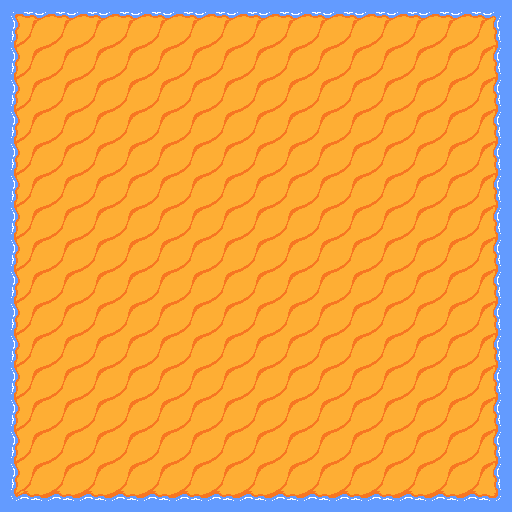

Rendered tile map (Tiled .tmx) drawn with the repository's tilesets; below, a short description and the full map source, tile grids included:
An orthogonal 16x16 tile map with 32x32 px tiles, 1 tile layer (Ground) and 3 objects.

<map version="1.10" tiledversion="1.10.2" orientation="orthogonal" renderorder="right-down" width="16" height="16" tilewidth="32" tileheight="32" infinite="0" nextlayerid="6" nextobjectid="5">
 <editorsettings>
  <export target="../public/tiles/dungeon-01.json" format="json" />
 </editorsettings>
 <tileset firstgid="1" name="BeachTileset" tilewidth="32" tileheight="32" tilecount="162" columns="18">
  <image source="../public/tiles/BeachTileset.png" width="576" height="288" />
  <tile id="55">
   <properties>
    <property name="collides" type="bool" value="true" />
   </properties>
  </tile>
  <tile id="56">
   <properties>
    <property name="collides" type="bool" value="true" />
   </properties>
  </tile>
  <tile id="57">
   <properties>
    <property name="collides" type="bool" value="true" />
   </properties>
  </tile>
  <tile id="58">
   <properties>
    <property name="collides" type="bool" value="true" />
   </properties>
  </tile>
  <tile id="59">
   <properties>
    <property name="collides" type="bool" value="true" />
   </properties>
  </tile>
  <tile id="73">
   <properties>
    <property name="collides" type="bool" value="true" />
   </properties>
  </tile>
  <tile id="75">
   <properties>
    <property name="collides" type="bool" value="true" />
   </properties>
  </tile>
  <tile id="76">
   <properties>
    <property name="collides" type="bool" value="true" />
   </properties>
  </tile>
  <tile id="77">
   <properties>
    <property name="collides" type="bool" value="true" />
   </properties>
  </tile>
  <tile id="91">
   <properties>
    <property name="collides" type="bool" value="true" />
   </properties>
  </tile>
  <tile id="92">
   <properties>
    <property name="collides" type="bool" value="true" />
   </properties>
  </tile>
  <tile id="93">
   <properties>
    <property name="collides" type="bool" value="true" />
   </properties>
  </tile>
  <tile id="94">
   <properties>
    <property name="collides" type="bool" value="true" />
   </properties>
  </tile>
  <tile id="95">
   <properties>
    <property name="collides" type="bool" value="true" />
   </properties>
  </tile>
 </tileset>
 <layer id="1" name="Ground" width="16" height="16">
  <data encoding="csv">
56,57,57,57,57,57,57,57,57,57,57,57,57,57,57,58,
74,75,75,75,75,75,75,75,75,75,75,75,75,75,75,76,
74,75,75,75,75,75,75,75,75,75,75,75,75,75,75,76,
74,75,75,75,75,75,75,75,75,75,75,75,75,75,75,76,
74,75,75,75,75,75,75,75,75,75,75,75,75,75,75,76,
74,75,75,75,75,75,75,75,75,75,75,75,75,75,75,76,
74,75,75,75,75,75,75,75,75,75,75,75,75,75,75,76,
74,75,75,75,75,75,75,75,75,75,75,75,75,75,75,76,
74,75,75,75,75,75,75,75,75,75,75,75,75,75,75,76,
74,75,75,75,75,75,75,75,75,75,75,75,75,75,75,76,
74,75,75,75,75,75,75,75,75,75,75,75,75,75,75,76,
74,75,75,75,75,75,75,75,75,75,75,75,75,75,75,76,
74,75,75,75,75,75,75,75,75,75,75,75,75,75,75,76,
74,75,75,75,75,75,75,75,75,75,75,75,75,75,75,76,
74,75,75,75,75,75,75,75,75,75,75,75,75,75,75,76,
92,93,93,93,93,93,93,93,93,93,93,93,93,93,93,94
</data>
 </layer>
 <objectgroup id="5" name="Chests">
  <object id="2" gid="2" x="222" y="65.3333" width="32" height="32" />
  <object id="3" gid="2" x="351.333" y="223.333" width="32" height="32" />
  <object id="4" gid="2" x="128" y="416" width="32" height="32" />
 </objectgroup>
</map>
